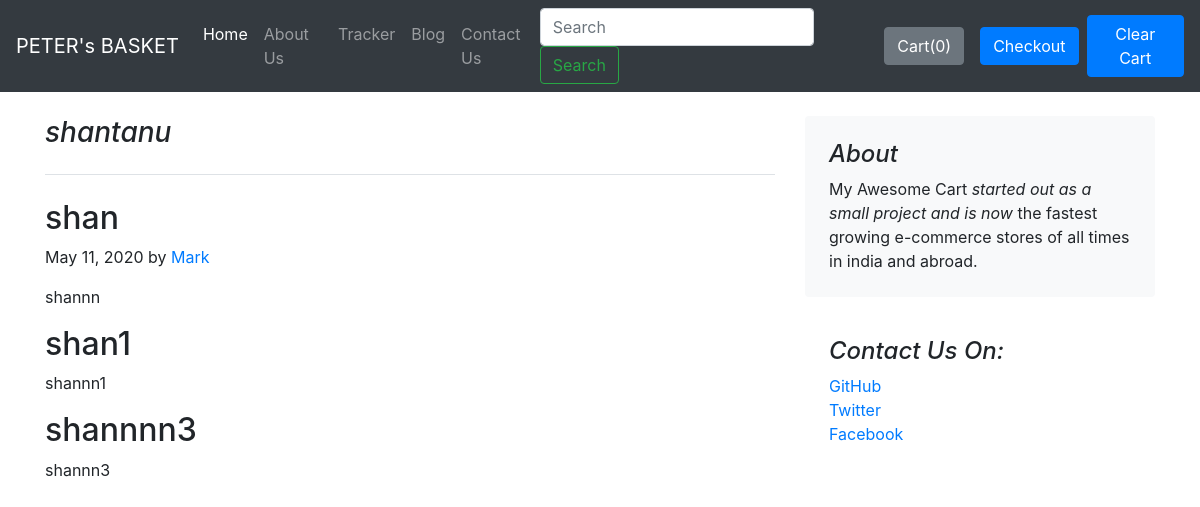
Page /blog/Post/1 on the committed database.
### blog/models.py (models this page shows)
class Blogpost(models.Model):
    post_id = models.AutoField(primary_key=True)
    title = models.CharField(max_length=50)
    head0 = models.CharField(max_length=500, default="")
    chead0 = models.CharField(max_length=5000, default="")
    head1 = models.CharField(max_length=500, default="")
    chead1 = models.CharField(max_length=5000, default="")
    head2 = models.CharField(max_length=500, default="")
    chead2 = models.CharField(max_length=5000, default="")
    pub_date = models.DateField()
    thumbnail = models.ImageField(upload_to='shop/images', default="")
    def __str__(self):
        return self.title

### blog/views.py (the view)
# urls.py: path("Post/<int:id>", views.Post, name="Posthere")
def Post(request, id):
    post = Blogpost.objects.filter(post_id = id)[0]
    print(post)
    return render(request, 'blog/Post.html', {'post':post})

### blog/templates/blog/Post.html (shortened to what this page needs)
{% extends 'blog/Basic.html' %}
 {% block body %}
<div class="container">
<div class="row mt-4">
    <div class="col-md-8 blog-main">
      <h3 class="pb-4 mb-4 font-italic border-bottom">
        {{post.title}}
      </h3>
<div class="blog-post">
                <h2 class="blog-post-title">{{post.head0}}</h2>
                <p class="blog-post-meta">{{post.pub_date}} by <a href="#">Mark</a></p>
                <p>{{post.chead0}}</p>
                <h2>{{post.head1}}</h2>
                <p>{{post.chead1}}</p>
                <h2>{{post.head2}}</h2>
              <p>{{post.chead2}}</p>
            </div>
    </div>
    <aside class="col-md-4 blog-sidebar">
      <div class="p-4 mb-3 bg-light rounded">
        <h4 class="font-italic">About</h4>
           <p class="mb-0">My Awesome Cart <em>started out as a small project and is now</em> the fastest growing e-commerce stores of all times in india and abroad.</p>
      </div>
      <div class="p-4">
        <h4 class="font-italic">Contact Us On:</h4>
        <ol class="list-unstyled">
          <li><a href="#">GitHub</a></li>
          <li><a href="#">Twitter</a></li>
          <li><a href="#">Facebook</a></li>
        </ol>
      </div>
    </aside>
  </div>
</div>
{% endblock %}

### rows in the picture
Blogpost: title "shantanu", head0 "shan", pub_date "May 11, 2020", chead0 "shannn", head1 "shan1", chead1 "shannn1", head2 "shannnn3", chead2 "shannn3"
